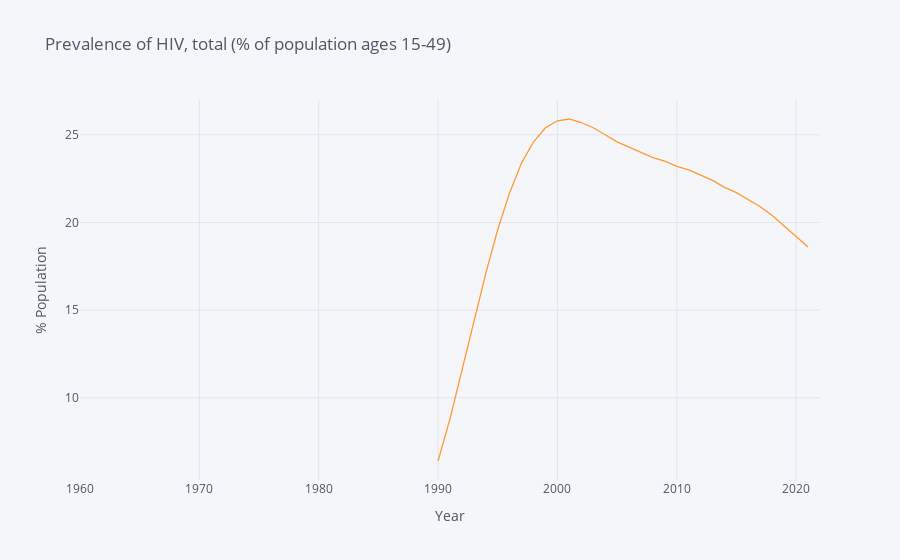

Notebook code for this chart:
### Code cell
#SH.DYN.AIDS.ZS        Prevalence of HIV, total (% of population ages 15-49)
hiv_prev = {"SH.DYN.AIDS.ZS" : "BWA"}
prev = wbdata.get_dataframe(hiv_prev, country = "BWA")

prev.index = prev.index.astype(int)
prev.iplot(title ="Prevalence of HIV, total (% of population ages 15-49)",xTitle='Year',yTitle='% Population')

### Figure 1 — Plotly figure (JSON) as saved in the notebook; plotly's stock layout.template omitted (floating-point values rounded to 4 significant figures)
{"data": [{"line": {"color": "rgba(255, 153, 51, 1.0)", "dash": "solid", "shape": "linear", "width": 1.3}, "mode": "lines", "name": "BWA", "text": "", "type": "scatter", "x": [2022, 2021, 2020, 2019, 2018, 2017, 2016, 2015, 2014, 2013, 2012, 2011, 2010, 2009, 2008, 2007, 2006, 2005, 2004, 2003, 2002, 2001, 2000, 1999, 1998, 1997, 1996, 1995, 1994, 1993, 1992, 1991, 1990, 1989, 1988, 1987, 1986, 1985, 1984, 1983, 1982, 1981, 1980, 1979, 1978, 1977, 1976, 1975, 1974, 1973, 1972, 1971, 1970, 1969, 1968, 1967, 1966, 1965, 1964, 1963, 1962, 1961, 1960], "y": ["", 18.6, 19.2, 19.8, 20.4, 20.9, 21.3, 21.7, 22, 22.4, 22.7, 23, 23.2, 23.5, 23.7, 24, 24.3, 24.6, 25, 25.4, 25.7, 25.9, 25.8, 25.4, 24.6, 23.4, 21.7, 19.6, 17.1, 14.3, 11.5, 8.8, 6.4, "", "", "", "", "", "", "", "", "", "", "", "", "", "", "", "", "", "", "", "", "", "", "", "", "", "", "", "", "", ""]}], "layout": {"autosize": true, "legend": {"bgcolor": "#F5F6F9", "font": {"color": "#4D5663"}}, "paper_bgcolor": "#F5F6F9", "plot_bgcolor": "#F5F6F9", "title": {"font": {"color": "#4D5663"}, "text": "Prevalence of HIV, total (% of population ages 15-49)"}, "xaxis": {"autorange": true, "gridcolor": "#E1E5ED", "range": [1960, 2022], "showgrid": true, "tickfont": {"color": "#4D5663"}, "title": {"font": {"color": "#4D5663"}, "text": "Year"}, "type": "linear", "zerolinecolor": "#E1E5ED"}, "yaxis": {"autorange": true, "gridcolor": "#E1E5ED", "range": [5.317, 26.98], "showgrid": true, "tickfont": {"color": "#4D5663"}, "title": {"font": {"color": "#4D5663"}, "text": "% Population"}, "type": "linear", "zerolinecolor": "#E1E5ED"}}}
